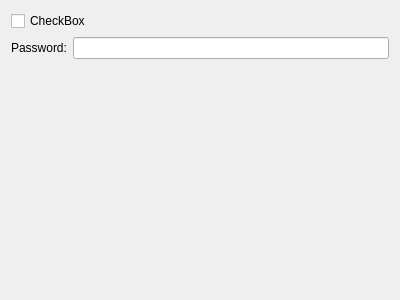
<?xml version="1.0" encoding="UTF-8"?>
<ui version="4.0">
 <class>UserCheckWidgetPrivate</class>
 <widget class="QWidget" name="UserCheckWidgetPrivate">
  <property name="geometry">
   <rect>
    <x>0</x>
    <y>0</y>
    <width>400</width>
    <height>300</height>
   </rect>
  </property>
  <property name="windowTitle">
   <string>Form</string>
  </property>
  <layout class="QGridLayout" name="gridLayout">
   <item row="0" column="0" colspan="2">
    <widget class="QCheckBox" name="checkBox">
     <property name="text">
      <string>CheckBox</string>
     </property>
    </widget>
   </item>
   <item row="0" column="2">
    <spacer name="horizontalSpacer">
     <property name="orientation">
      <enum>Qt::Horizontal</enum>
     </property>
     <property name="sizeHint" stdset="0">
      <size>
       <width>249</width>
       <height>20</height>
      </size>
     </property>
    </spacer>
   </item>
   <item row="1" column="0">
    <widget class="QLabel" name="label">
     <property name="text">
      <string>Password:</string>
     </property>
    </widget>
   </item>
   <item row="1" column="1" colspan="2">
    <widget class="QLineEdit" name="lineEdit"/>
   </item>
   <item row="2" column="1">
    <spacer name="verticalSpacer">
     <property name="orientation">
      <enum>Qt::Vertical</enum>
     </property>
     <property name="sizeHint" stdset="0">
      <size>
       <width>20</width>
       <height>205</height>
      </size>
     </property>
    </spacer>
   </item>
  </layout>
 </widget>
 <resources/>
 <connections/>
</ui>
